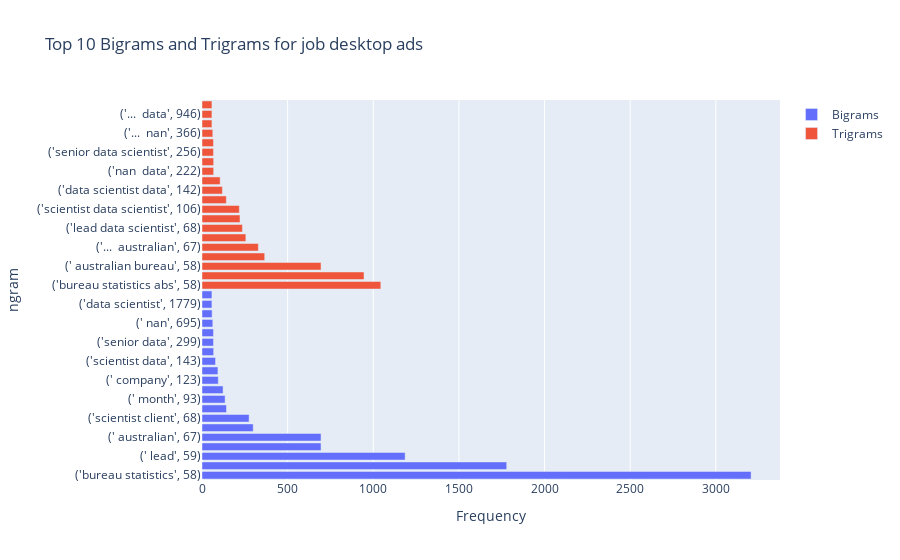

The cell this chart's notebook holds for it:
### Code cell
from collections import Counter
# Create frequency distribution of bigrams and trigrams
bigram_desktop_freq = Counter(bigram_desktop)
trigram_desktop_freq = Counter(trigram_desktop)

import plotly.graph_objects as go
fig = go.Figure()

# Plot bigrams
fig.add_trace(go.Bar(
    x=list(dict(bigram_desktop_freq.most_common(20)).values()),
    y=list(map(str, bigram_desktop_freq.most_common(20)))[::-1],
    orientation='h',
    name='Bigrams'
))
# Plot trigrams
fig.add_trace(go.Bar(
    x=list(dict(trigram_desktop_freq.most_common(20)).values()),
    y=list(map(str, trigram_desktop_freq.most_common(20)))[::-1],
    orientation='h',
    name='Trigrams'
))

# Update layout and show plot
fig.update_layout(
    title='Top 10 Bigrams and Trigrams for job desktop ads',
    xaxis_title='Frequency',
    yaxis_title='ngram'
)

fig.show()

### Figure 1 — Plotly figure (JSON) as saved in the notebook; plotly's stock layout.template omitted (floating-point values rounded to 4 significant figures)
{"data": [{"name": "Bigrams", "orientation": "h", "type": "bar", "x": [3206, 1779, 1186, 695, 695, 299, 275, 143, 135, 123, 95, 93, 79, 68, 67, 67, 63, 59, 58, 58], "y": ["('bureau statistics', 58)", "('australian bureau', 58)", "(' lead', 59)", "('scientist ', 63)", "(' australian', 67)", "(' client', 67)", "('scientist client', 68)", "('lead data', 79)", "(' month', 93)", "('data science', 95)", "(' company', 123)", "(' ', 135)", "('scientist data', 143)", "(' senior', 275)", "('senior data', 299)", "('nan ', 695)", "(' nan', 695)", "(' data', 1186)", "('data scientist', 1779)", "('... ', 3206)"]}, {"name": "Trigrams", "orientation": "h", "type": "bar", "x": [1044, 946, 695, 366, 329, 256, 236, 222, 218, 142, 119, 106, 68, 68, 67, 67, 63, 58, 58, 58], "y": ["('bureau statistics abs', 58)", "('australian bureau statistics', 58)", "(' australian bureau', 58)", "('data scientist ', 63)", "('...  australian', 67)", "('...  client', 67)", "('lead data scientist', 68)", "('data scientist client', 68)", "('scientist data scientist', 106)", "('...  company', 119)", "('data scientist data', 142)", "('...  senior', 218)", "('nan  data', 222)", "(' senior data', 236)", "('senior data scientist', 256)", "('nan  nan', 329)", "('...  nan', 366)", "(' nan ', 695)", "('...  data', 946)", "(' data scientist', 1044)"]}], "layout": {"title": {"text": "Top 10 Bigrams and Trigrams for job desktop ads"}, "xaxis": {"title": {"text": "Frequency"}}, "yaxis": {"title": {"text": "ngram"}}}}
